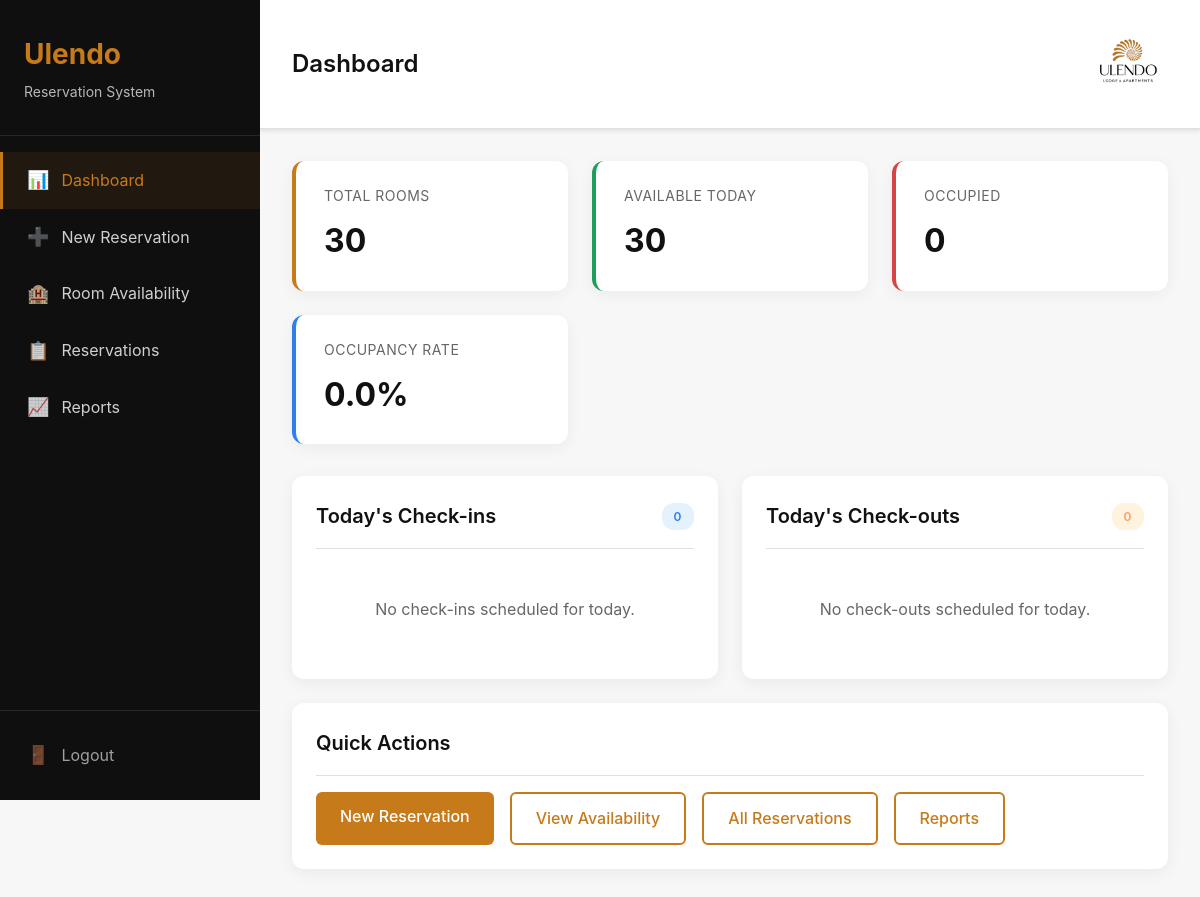
The app's page / (signed in), older data.
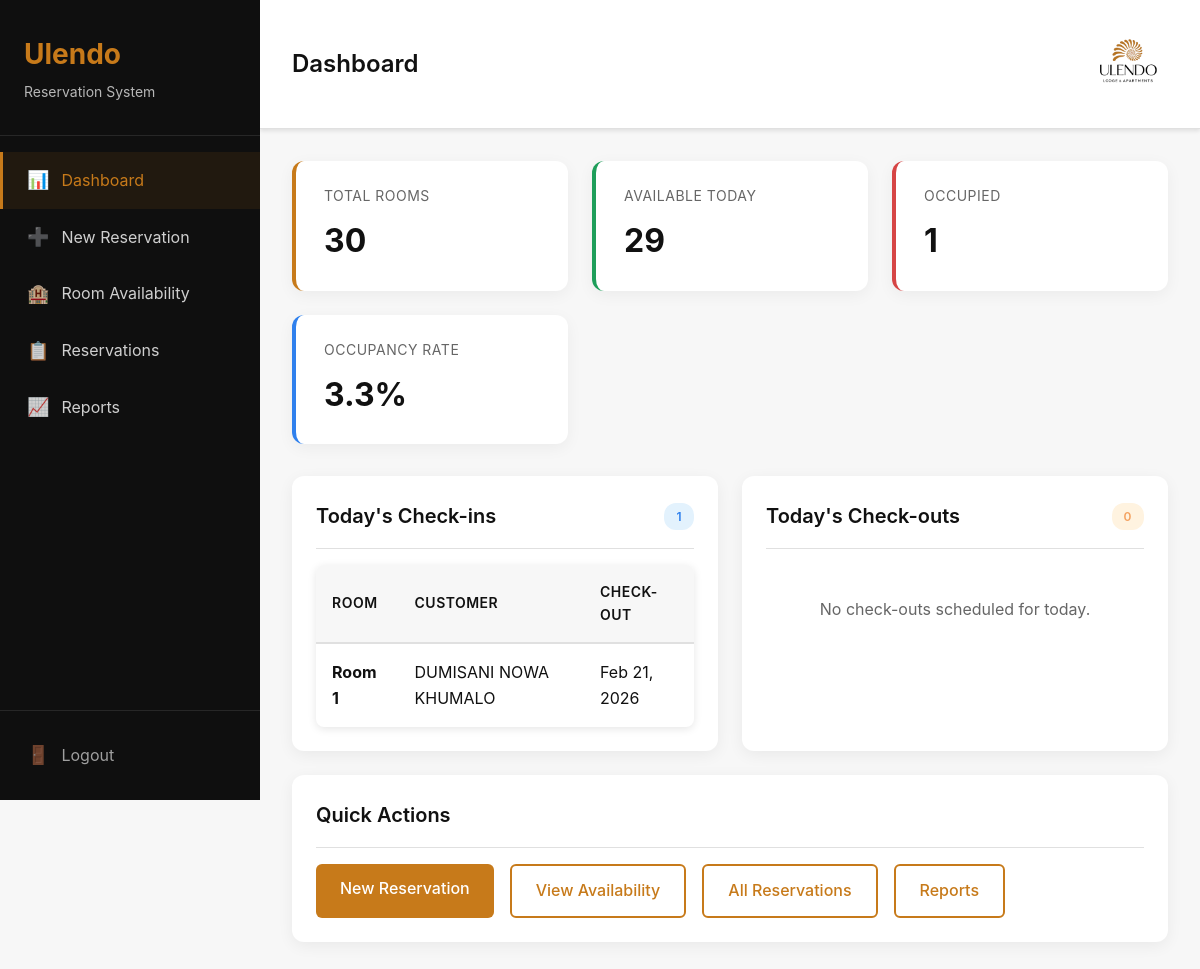
The same page, newer data.
### reservations/models.py (models this page shows, shortened)
class Reservation(models.Model):
    STATUS_CHOICES = [
        ('confirmed', 'Confirmed'),
        ('cancelled', 'Cancelled'),
    ]
    customer_name = models.CharField(max_length=200)
    voucher_number = models.CharField(max_length=100, blank=True, null=True)
    room = models.ForeignKey(Room, on_delete=models.CASCADE, related_name='reservations')
    check_in_date = models.DateField()
    check_out_date = models.DateField()
    status = models.CharField(max_length=20, choices=STATUS_CHOICES, default='confirmed')
    notes = models.TextField(blank=True, null=True)
    created_at = models.DateTimeField(auto_now_add=True)
    updated_at = models.DateTimeField(auto_now=True)
    class Meta:
        ordering = ['-created_at']
        verbose_name = 'Reservation'
        verbose_name_plural = 'Reservations'
        indexes = [
            models.Index(fields=['check_in_date', 'check_out_date']),
            models.Index(fields=['status']),
        ]

### rooms/models.py (models this page shows, shortened)
class Room(models.Model):
    room_number = models.CharField(max_length=10, unique=True)
    room_type = models.CharField(max_length=50, blank=True, null=True)
    is_active = models.BooleanField(default=True)
    created_at = models.DateTimeField(auto_now_add=True)
    updated_at = models.DateTimeField(auto_now=True)
    class Meta:
        ordering = ['room_number']
        verbose_name = 'Room'
        verbose_name_plural = 'Rooms'

### reservations/views.py (the view)
# urls.py: path('', views.dashboard, name='dashboard'),
@login_required
def dashboard(request):
    today = date.today()
    total_rooms = Room.objects.filter(is_active=True).count()
    available_rooms = get_available_rooms(today, today + timedelta(days=1))
    available_count = available_rooms.count()
    check_ins = Reservation.objects.filter(check_in_date=today, status='confirmed').select_related('room').order_by('room__room_number')
    check_outs = Reservation.objects.filter(check_out_date=today, status='confirmed').select_related('room').order_by('room__room_number')
    booked_rooms = Reservation.objects.filter(check_in_date__lte=today, check_out_date__gt=today, status='confirmed').values('room').distinct().count()
    occupancy_rate = (booked_rooms / total_rooms * 100) if total_rooms > 0 else 0
    context = {'total_rooms': total_rooms, 'available_count': available_count, 'booked_count': booked_rooms, 'check_ins': check_ins, 'check_outs': check_outs, 'occupancy_rate': round(occupancy_rate, 1), 'today': today}
    return render(request, 'reservations/dashboard.html', context)

### reservations/services.py (called while the page is built)
def get_available_rooms(check_in_date, check_out_date, exclude_reservation=None):
    if check_out_date <= check_in_date:
        return Room.objects.none()
    all_rooms = Room.objects.filter(is_active=True)
    booked_query = Reservation.objects.filter(
        status='confirmed',
    )
    if exclude_reservation:
        booked_query = booked_query.exclude(pk=exclude_reservation.pk)
    booked_room_ids = booked_query.filter(
        Q(check_in_date__lt=check_out_date) & Q(check_out_date__gt=check_in_date)
    ).values_list('room_id', flat=True).distinct()
    available_rooms = (
        all_rooms
        .exclude(id__in=booked_room_ids)
        .annotate(room_num_int=Cast('room_number', IntegerField()))
        .order_by('room_num_int')
    )
    return available_rooms

### reservations/templates/reservations/dashboard.html (shortened to what this page needs)
{% extends 'base.html' %}
{% block page_title %}Dashboard{% endblock %}
{% block header_actions %}
    {% load static %}
    <img src="{% static 'logo.png' %}" alt="Ulendo Logo" style="max-width: 80px; max-height: 80px;">
{% endblock %}
{% block content %}
<div class="stats-grid">
    <div class="stat-card">
        <div class="stat-label">Total Rooms</div>
        <div class="stat-value">{{ total_rooms }}</div>
    </div>
    <div class="stat-card success">
        <div class="stat-label">Available Today</div>
        <div class="stat-value">{{ available_count }}</div>
    </div>
    <div class="stat-card error">
        <div class="stat-label">Occupied</div>
        <div class="stat-value">{{ booked_count }}</div>
    </div>
    <div class="stat-card info">
        <div class="stat-label">Occupancy Rate</div>
        <div class="stat-value">{{ occupancy_rate }}%</div>
    </div>
</div>
<div class="grid grid-2">
    <div class="card">
        <div class="card-header">
            <h3 class="card-title">Today's Check-ins</h3>
            <span class="badge badge-info">{{ check_ins|length }}</span>
        </div>
        <div class="card-body">
            {% if check_ins %}
                <div class="table-container">
                    <table>
                        <thead>
                            <tr>
                                <th>Room</th>
                                <th>Customer</th>
                                <th>Check-out</th>
                            </tr>
                        </thead>
                        <tbody>
                            {% for reservation in check_ins %}
                            <tr>
                                <td><strong>Room {{ reservation.room.room_number }}</strong></td>
                                <td>{{ reservation.customer_name }}</td>
                                <td>{{ reservation.check_out_date|date:"M d, Y" }}</td>
                            </tr>
                            {% endfor %}
                        </tbody>
                    </table>
                </div>
            {% else %}
                <p style="color: var(--text-secondary); text-align: center; padding: 2rem;">
                    No check-ins scheduled for today.
                </p>
            {% endif %}
        </div>
    </div>
    <div class="card">
        <div class="card-header">
            <h3 class="card-title">Today's Check-outs</h3>
            <span class="badge badge-warning">{{ check_outs|length }}</span>
        </div>
        <div class="card-body">
            {% if check_outs %}
                <div class="table-container">
                    <table>
                        <thead>
                            <tr>
                                <th>Room</th>
                                <th>Customer</th>
                                <th>Check-in</th>
                            </tr>
                        </thead>
                        <tbody>
                            {% for reservation in check_outs %}
                            <tr>
                                <td><strong>Room {{ reservation.room.room_number }}</strong></td>
                                <td>{{ reservation.customer_name }}</td>
                                <td>{{ reservation.check_in_date|date:"M d, Y" }}</td>
                            </tr>
                            {% endfor %}
                        </tbody>
                    </table>
                </div>
            {% else %}
                <p style="color: var(--text-secondary); text-align: center; padding: 2rem;">
                    No check-outs scheduled for today.
                </p>
            {% endif %}
        </div>
    </div>
</div>
<div class="card">
    <div class="card-header">
        <h3 class="card-title">Quick Actions</h3>
    </div>
    <div class="card-body">
        <div class="d-flex gap-2">
            <a href="{% url 'reservations:new_reservation' %}" class="btn btn-primary">New Reservation</a>
            <a href="{% url 'reservations:room_availability' %}" class="btn btn-outline">View Availability</a>
            <a href="{% url 'reservations:reservation_list' %}" class="btn btn-outline">All Reservations</a>
            <a href="{% url 'reports:daily_report' %}" class="btn btn-outline">Reports</a>
        </div>
    </div>
</div>
{% endblock %}

### core/templates/base.html (shortened to what this page needs)
<!DOCTYPE html>
<html lang="en">
<head>
    {% load static %}
    <link rel="stylesheet" href="{% static 'core/css/style.css' %}">
</head>
<body>
    <div class="app-container">
        <aside class="sidebar">
            <div class="sidebar-header">
                <h1 class="logo">Ulendo</h1>
                <p class="logo-subtitle">Reservation System</p>
            </div>
            <nav class="sidebar-nav">
                <a href="{% url 'reservations:dashboard' %}" class="nav-item {% if request.resolver_match.url_name == 'dashboard' %}active{% endif %}">
                    <span class="nav-icon">📊</span>
                    <span>Dashboard</span>
                </a>
                <a href="{% url 'reservations:new_reservation' %}" class="nav-item {% if request.resolver_match.url_name == 'new_reservation' %}active{% endif %}">
                    <span class="nav-icon">➕</span>
                    <span>New Reservation</span>
                </a>
                <a href="{% url 'reservations:room_availability' %}" class="nav-item {% if request.resolver_match.url_name == 'room_availability' %}active{% endif %}">
                    <span class="nav-icon">🏨</span>
                    <span>Room Availability</span>
                </a>
                <a href="{% url 'reservations:reservation_list' %}" class="nav-item {% if request.resolver_match.url_name == 'reservation_list' %}active{% endif %}">
                    <span class="nav-icon">📋</span>
                    <span>Reservations</span>
                </a>
                <a href="{% url 'reports:daily_report' %}" class="nav-item {% if 'reports' in request.resolver_match.app_name %}active{% endif %}">
                    <span class="nav-icon">📈</span>
                    <span>Reports</span>
                </a>
            </nav>
            <div class="sidebar-footer">
                <a href="{% url 'accounts:logout' %}" class="nav-item logout">
                    <span class="nav-icon">🚪</span>
                    <span>Logout</span>
                </a>
            </div>
        </aside>
        <main class="main-content">
            <header class="main-header">
                <h2>{% block page_title %}Dashboard{% endblock %}</h2>
                <div class="header-actions">
                    {% block header_actions %}{% endblock %}
                </div>
            </header>
            <div class="content-wrapper">
                {% block content %}{% endblock %}
            </div>
        </main>
    </div>
</body>
</html>

Row changes from the older to the newer data that the page shows:
added Reservation: room.room_number "1", customer_name "DUMISANI NOWA KHUMALO", check_out_date "Feb 21, 2026"
Text that changed along with them:
{{ available_count }}: "30" → "29"
{{ booked_count }}: "0" → "1"
{{ occupancy_rate }}: "0.0" → "3.3"
{{ check_ins|length }}: "0" → "1"
text no longer shown: "No check-ins scheduled for today."
text now shown: "ROOM CUSTOMER CHECK-OUT"
